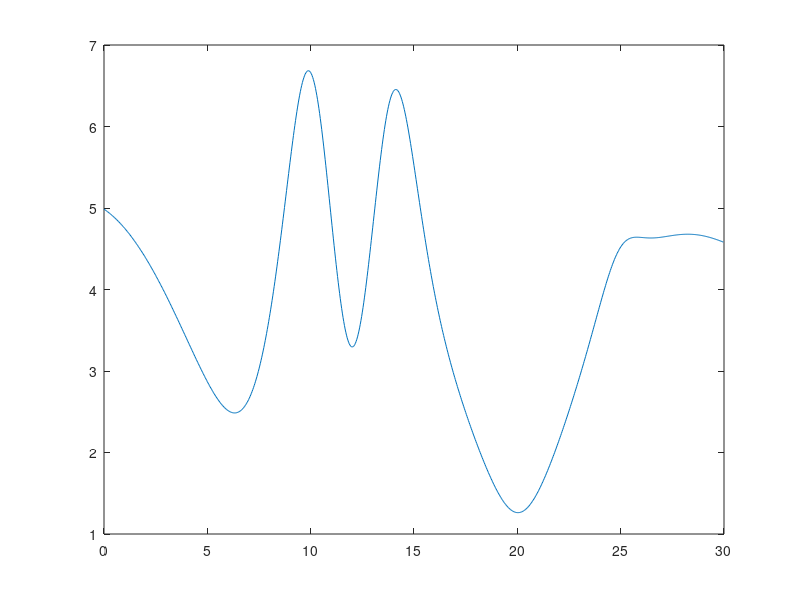
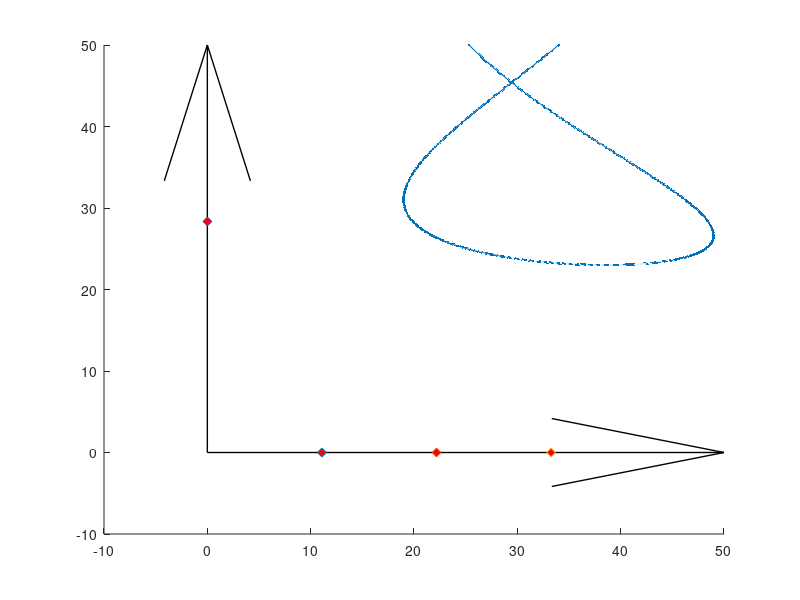

Source code (MATLAB) for these figures, in order: (Note: this script raises an error after producing the figures.)
% close all;
clear variables;

t = 0:1/30:30;

% x = 35+5*sin(t);
% y = 35+5*cos(t);
% z = 7+0.5*t;
% 
x = -15.*sin(0.23.*t) + 34;
y = 0.12.*t.*(t-30) + 50;
z = 15*atan(0.5.*t - 5) - 14.*atan(0.5.*t-7)+ 5.*atan(0.5.*(t-25)) +12 ;

dx = diff(x);
dy = diff(y);
dz = diff(z);
dt = 1/30;
v = sqrt((dx/dt).^2 + (dy/dt).^2 + (dz/dt).^2);
figure(); plot(t(1:end-1),v);

% comet3(x(1:2:end),y(1:2:end),z(1:2:end));

figure(); hold on;
% subplot(1,2,1);
plot3(x,y,z,".-");

% comet3(x,y,z);

%%%
% origin pos   = 32     , 35     , 240
% station1 pos = 32.0001, 35     , 240
% station2 pos = 32.0002, 35     , 240
% station3 pos = 32.0003, 35     , 240
% station4 pos = 32     , 34.9997, 240
%%%

cams_pos = [1.1089099908e+01 -3.3595082272e-10 -9.6773529616e-06;
            2.2178199991e+01 -7.1217698400e-11 -3.8707022709e-05;
            3.3267300250e+01 -1.9819523799e-10 -8.7093016935e-05;
            3.9329437112e-05  2.8349008236e+01 -6.2940256218e-05;];

Rz = @(psi) [cos(psi), sin(psi), 0;
            -sin(psi), cos(psi), 0;
            0        , 0        ,1];

Ry = @(theta) [cos(theta), 0    , -sin(theta);
               0         , 1    , 0          ;
               sin(theta), 0    , cos(theta)];

Rx = @(phi) [1, 0       , 0       ;
             0, cos(phi), sin(phi);
             0, -sin(phi), cos(phi)];

DCM_origin2camera = @(psi, theta, phi) Rx(deg2rad(phi))*Ry(deg2rad(theta))*Rz(deg2rad(psi));


camera_angles = [70, -15, 0.0000;
                90, -15, 0;
                80, -15, 0;
                0, -15, 0.0000;];

% camera_DCMs 

for i = 1:length(camera_angles)
    camera_DCMs(i,:,:) = DCM_origin2camera(camera_angles(i,1),camera_angles(i,2),camera_angles(i,3));
end 



% Draw Origin System
quiver3(0,0,0,50,0,0,"off", "Color","k","LineWidth",1);
quiver3(0,0,0,0,50,0,"off", "Color","k","LineWidth",1);
quiver3(0,0,0,0,0,50,"off", "Color","k","LineWidth",1);

% Draw Stations
for i = 1:length(cams_pos)
    pos = cams_pos(i,:);
    scatter3(pos(1),pos(2),pos(3), 40,"MarkerFaceColor",'r', "Marker",'diamond');
end

Vertical_halfAngle_deg = 26.1;
Horizontal_halfAngle_deg = 47;
depth_m = 10;
DrawCamsFOV(gca(), cams_pos, camera_angles, Vertical_halfAngle_deg, Horizontal_halfAngle_deg, depth_m);

axis equal;
xlim([-5, 55]);
ylim([-5, 55]);
zlim([-10, 55]);
xlabel("X");
ylabel("Y");
zlabel("Z");
view(3); grid on;


%% Azimuth elevation calc

syms theta psi or2cam

cam2drone = Ry(theta)*Rz(psi);
disp(transpose(cam2drone)*[1;0;0]);

for cam_i = 1:length(camera_DCMs)
    for point_i = 1:length(x)
        Vec = [x(point_i);y(point_i);z(point_i)] - [cams_pos(cam_i,1);cams_pos(cam_i,2);cams_pos(cam_i,3)];
        Test_Length(cam_i, point_i) = norm(Vec);
        Vec = Vec./norm(Vec);

        DCM_or2cam = DCM_origin2camera(camera_angles(cam_i,1),camera_angles(cam_i,2),camera_angles(cam_i,3));
        Vec_CAM = DCM_or2cam*Vec;

        theta = -asin(Vec_CAM(3));
        azimuth = atan(Vec_CAM(2)/Vec_CAM(1));
        
        Trajectory_elev_azim(cam_i, point_i, :) = [theta, azimuth];

       
    end
end


%% Test

% for cam_i = 1:length(camera_DCMs)
%     for point_i = 1:length(x)
%         tehta_azimuth_vec = reshape(Trajectory_elev_azim(cam_i, point_i,:),1,2);
%         pos = cams_pos(cam_i,:);
%         vector_cam2drone_CAM = (Ry(Trajectory_elev_azim(cam_i,point_i,1))*Rz(Trajectory_elev_azim(cam_i, point_i,2)))'*[1;0;0]*Test_Length(cam_i, point_i);
%         DCM_or2cam = DCM_origin2camera(camera_angles(cam_i,1),camera_angles(cam_i,2),camera_angles(cam_i,3));
%         vector_cam2drone_ORIGIN = DCM_or2cam'*vector_cam2drone_CAM;
% 
%         drone_position(cam_i, point_i,:) = pos' + vector_cam2drone_ORIGIN;
%     end
% end
% 
% plot3(drone_position(1,:,1),drone_position(1,:,2),drone_position(1,:,3), "r--");
% plot3(drone_position(2,:,1),drone_position(2,:,2),drone_position(2,:,3), "g--");
% plot3(drone_position(3,:,1),drone_position(3,:,2),drone_position(3,:,3), "k--");
% plot3(drone_position(4,:,1),drone_position(4,:,2),drone_position(4,:,3), "y--");
% 
% disp("DONE WITH TESTING");

%% DROP TO FILE

A = (1920/2)/tand(47);
B = (1080/2)/tand(26.1);


FILE = fopen("injection_data.csv", "w");

for point_i = 1:length(Trajectory_elev_azim(1,:,1))
    for cams_i = 1:length(camera_angles)
        
        az = Trajectory_elev_azim(cams_i, point_i, 2);
        el = Trajectory_elev_azim(cams_i, point_i, 1);

%            THIS IS THE GEOMETRIC WAY TO SOLVE IT:
%            pix_1 = 1920/2 - A*tan(az);
%            pix_2 = 1080/2 + B/cos(az)*tan(el);
       
        
        camera_num = 1;
        option_num = 1;
        [pix_1, pix_2] = camera_calibration_final_inverse(camera_num, option_num, -rad2deg(az), -rad2deg(el));

        if (pix_1 > 1920 || pix_1 < 0)
            continue;
        end
        if (pix_2 > 1080 || pix_2 < 0)
            continue;
        end
        str_write = sprintf("%.0f,%.10f,%.10f,%.10f\n", cams_i,round(pix_1), round(pix_2), t(point_i));
%         str_write = [cams_i, pix_1, pix_2];
        fprintf(FILE,str_write);
    end
end
fclose(FILE);
disp("DONE WITH CREATING INJECTION FILE");

return;
%% Analysis

clear Solution Stations;
run("..//..//Logs//SystemLog.m");
run("..//..//Logs//DataLog.m");

time_epsilon = 10^-9;
dt = 1/30;

% Calculate original distances from origin:
Original_times = t;
r_squared= x.*x + y.*y + z.*z;
Original_r = sqrt(r_squared);

% Calculate solution distances from origin:
Solution_times = Solution(:,1)-Solution(1,1);


f1 = figure(); ax1 = subplot(1,1,1, "Parent", f1); hold on;
f2 = figure(); ax2 = subplot(1,1,1, "Parent", f2); hold on;

time_sub_array = [];
Distance_error_sub_array = [];
Calculated_Position_sub_array = [];

for time_indx_solution = 1:length(Solution_times)    
    time_indx_generated = fix((Solution_times(time_indx_solution)+time_epsilon)/dt)+1;
    
    %%%%%%%%%%%%%%%% Actual calculation:
    
    x2 = (x(time_indx_generated) - Solution(time_indx_solution,2))^2;
    y2 = (y(time_indx_generated) - Solution(time_indx_solution,3))^2;
    z2 = (z(time_indx_generated) - Solution(time_indx_solution,4))^2;
    R = sqrt(x2 + y2 + z2);

    distance_error_value = R;

    %%%%
    position_vec = [Solution(time_indx_solution,2), Solution(time_indx_solution,3), Solution(time_indx_solution,4)];
    %%%%%%%%%%%%%%%%%

    time_sub_array = [time_sub_array, t(time_indx_generated)];
    Distance_error_sub_array = [Distance_error_sub_array, distance_error_value];
    Calculated_Position_sub_array = [Calculated_Position_sub_array; position_vec];

    if (time_indx_solution < length(Solution_times)) 
        if (abs((Solution_times(time_indx_solution+1) - Solution_times(time_indx_solution))-dt) < time_epsilon)
            continue;
        end
    end
    % Plot:
    plot(ax1, time_sub_array, Distance_error_sub_array,".-");
    plot3(ax2, Calculated_Position_sub_array(:,1), Calculated_Position_sub_array(:,2), Calculated_Position_sub_array(:,3),"r.--", "LineWidth",2);
    % Reset the Arrays:
    time_sub_array = [];
    Distance_error_sub_array = [];
    Calculated_Position_sub_array = [];
end


xlabel(ax1, "Time [sec]");
ylabel(ax1, "Distance Error [m]");
grid(ax1, "on");
title(ax1,"Error between injected and calculated paths");

plot3(ax2,x,y,z,"Color",[0 0.4470 0.7410], "LineWidth",1);
axis(ax2,"equal");
legend("Calculated path (MLS only, no Estimator)","Injected Path");
xlabel(ax2,"X");
ylabel(ax2,"Y");
zlabel(ax2,"Z");
view(ax2,3); grid on;


figure(); hold on;
plot3(x,y,z,".-");


% Draw Stations
for i = 1:length(cams_pos)
    pos = cams_pos(i,:);
    scatter3(pos(1),pos(2),pos(3), 40,"MarkerFaceColor",'r', "Marker",'diamond');
end
DrawCamsFOV(gca(), cams_pos, camera_angles, Vertical_halfAngle_deg, Horizontal_halfAngle_deg, depth_m);

% Draw Stations from simulation:
VEC_LEN = 10;
for station_i = 1:length(Stations.position)
    pos = Stations.position(station_i,:);
    mat = reshape(Stations.Origin2StationDCM(station_i,:,:), 3,3)' .* VEC_LEN;

    quiver3(pos(1),pos(2),pos(3),mat(1,1),mat(2,1),mat(3,1),"off", "Color","r","LineWidth",1);
    quiver3(pos(1),pos(2),pos(3),mat(1,2),mat(2,2),mat(3,2),"off", "Color","g","LineWidth",1);
    quiver3(pos(1),pos(2),pos(3),mat(1,3),mat(2,3),mat(3,3),"off", "Color","b","LineWidth",1);
end

axis equal;
xlim([-5, 55]);
ylim([-5, 55]);
zlim([-10, 55]);
xlabel("X");
ylabel("Y");
zlabel("Z");
view(3); grid on;

%% HELPER FUNCS 


function DrawCamsFOV(ax, cams_pos, camera_angles, Vertical_halfAngle_deg, Horizontal_halfAngle_deg, depth_m)
    Rz = @(psi) [cos(psi), sin(psi), 0;
            -sin(psi), cos(psi), 0;
            0        , 0        ,1];

    Ry = @(theta) [cos(theta), 0    , -sin(theta);
                   0         , 1    , 0          ;
                   sin(theta), 0    , cos(theta)];
   
    Rx = @(phi) [1, 0       , 0       ;
                 0, cos(phi), sin(phi);
                 0, -sin(phi), cos(phi)];

    DCM_cam2vec = @(psi, theta) Ry(deg2rad(theta))*Rz(deg2rad(psi));
    DCM_origin2camera = @(psi, theta, phi) Rx(deg2rad(phi))*Ry(deg2rad(theta))*Rz(deg2rad(psi));
    
    % Calculation of corner elevation given image-canter elevation:
    A = 1/tand(Vertical_halfAngle_deg);
    A_star = A/cosd(Horizontal_halfAngle_deg);
    corner_elevation = atand(1/A_star);

    v1 = DCM_cam2vec(Horizontal_halfAngle_deg, -corner_elevation)'*[1;0;0];
    v2 = DCM_cam2vec(-Horizontal_halfAngle_deg, -corner_elevation)'*[1;0;0];
    v3 = DCM_cam2vec(-Horizontal_halfAngle_deg, corner_elevation)'*[1;0;0];
    v4 = DCM_cam2vec(Horizontal_halfAngle_deg, corner_elevation)'*[1;0;0];
    
    % Scaling up the vector fo the desired depth
    v_len = depth_m/([1,0,0]*v1);
    
    colors = ['r', 'g', 'b', 'y', 'k', "m"];
    mat_size = size(cams_pos);
    for camera_i = 1:mat_size(1)
        psi = camera_angles(camera_i,1);
        theta = camera_angles(camera_i,2);
        phi = camera_angles(camera_i,3);
        
        DCM_ori2cam = DCM_origin2camera(psi,theta,phi);
        v1_cam = DCM_ori2cam'*v1.*v_len;
        v2_cam = DCM_ori2cam'*v2.*v_len;
        v3_cam = DCM_ori2cam'*v3.*v_len;
        v4_cam = DCM_ori2cam'*v4.*v_len;
        
        points(1,:) = cams_pos(camera_i,:) + v1_cam';
        points(2,:) = cams_pos(camera_i,:) + v2_cam';
        points(3,:) = cams_pos(camera_i,:) + v3_cam';
        points(4,:) = cams_pos(camera_i,:) + v4_cam';
        points(5,:) = cams_pos(camera_i,:);

        face_indx_sides = [2,5,3,2;
                         3,5,4,3;
                         4,5,1,4;
                         1,5,2,1]';
        face_indx_bottom = [1,2,3,4,1]';
        
        xc = points(:,1);
        yc = points(:,2);
        zc = points(:,3);
        patch(ax, xc(face_indx_sides), yc(face_indx_sides), zc(face_indx_sides), colors(camera_i), 'facealpha', 0.06);
        patch(ax, xc(face_indx_bottom), yc(face_indx_bottom), zc(face_indx_bottom), colors(camera_i), 'facealpha', 0.06);
    
        %%%%%
        
%         vg = DCM_cam2vec(0, -Vertical_halfAngle_deg)'*[1;0;0];
%         v_len_g = depth_m/([1,0,0]*vg);
%         vg_cam = DCM_ori2cam'*vg.*v_len_g;
%         point = cams_pos(camera_i,:) + vg_cam';
%         s=scatter3(point(1),point(2),point(3), 40,"MarkerEdgeColor",'k', "Marker",'.');
% 
%         vg = DCM_cam2vec(Horizontal_halfAngle_deg, 0)'*[1;0;0];
%         v_len_g = depth_m/([1,0,0]*vg);
%         vg_cam = DCM_ori2cam'*vg.*v_len_g;
%         point = cams_pos(camera_i,:) + vg_cam';
%         s=scatter3(point(1),point(2),point(3), 40,"MarkerEdgeColor",'k', "Marker",'.');
        %%%%%
    
    end
end
